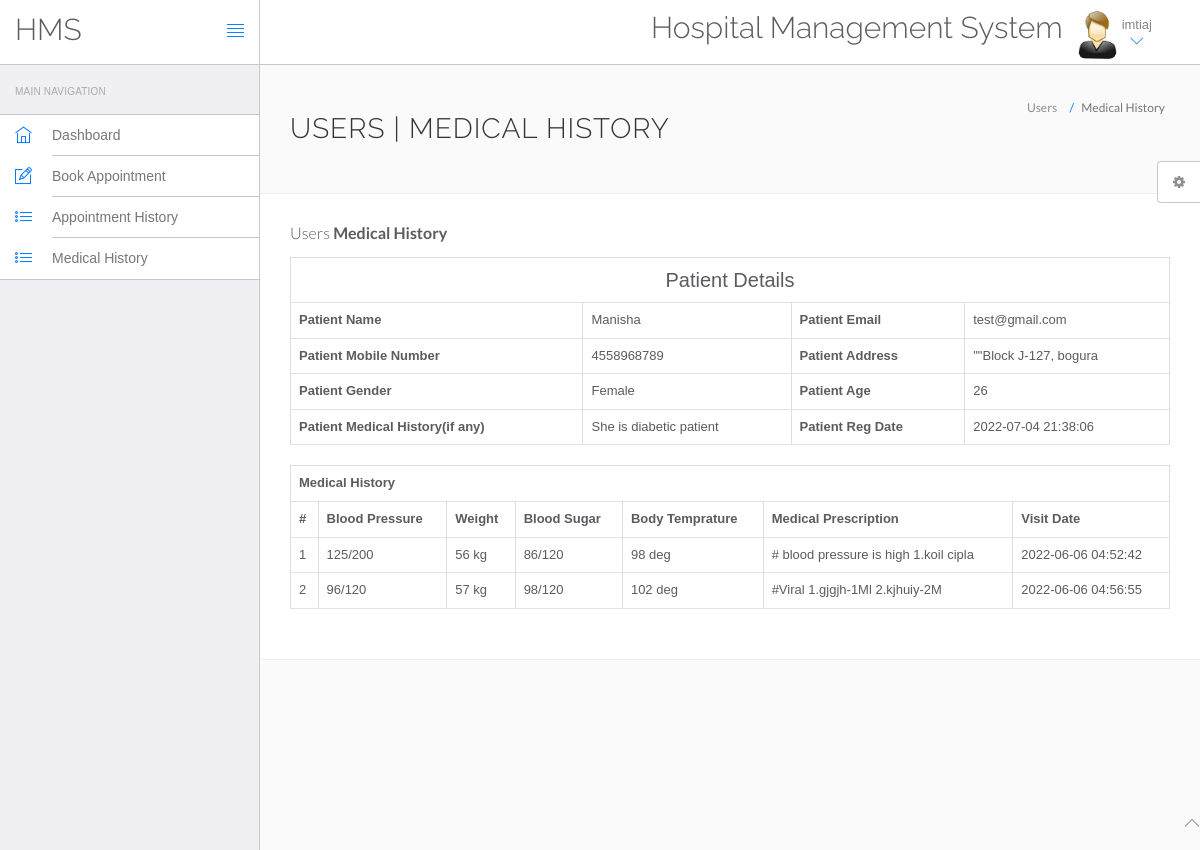
The app's page /hospital/hms/view-medhistory.php?viewid=1 (signed in) with its own data.
### tables this page shows
CREATE TABLE `users` (
  `id` int(11) NOT NULL,
  `fullName` varchar(255) DEFAULT NULL,
  `address` longtext DEFAULT NULL,
  `city` varchar(255) DEFAULT NULL,
  `gender` varchar(255) DEFAULT NULL,
  `email` varchar(255) DEFAULT NULL,
  `password` varchar(255) DEFAULT NULL,
  `regDate` timestamp NULL DEFAULT current_timestamp(),
  `updationDate` timestamp NULL DEFAULT NULL ON UPDATE current_timestamp()
);

CREATE TABLE `tblpatient` (
  `ID` int(10) NOT NULL,
  `Docid` int(10) DEFAULT NULL,
  `PatientName` varchar(200) DEFAULT NULL,
  `PatientContno` bigint(10) DEFAULT NULL,
  `PatientEmail` varchar(200) DEFAULT NULL,
  `PatientGender` varchar(50) DEFAULT NULL,
  `PatientAdd` mediumtext DEFAULT NULL,
  `PatientAge` int(10) DEFAULT NULL,
  `PatientMedhis` mediumtext DEFAULT NULL,
  `CreationDate` timestamp NULL DEFAULT current_timestamp(),
  `UpdationDate` timestamp NULL DEFAULT NULL ON UPDATE current_timestamp()
);

CREATE TABLE `tblmedicalhistory` (
  `ID` int(10) NOT NULL,
  `PatientID` int(10) DEFAULT NULL,
  `BloodPressure` varchar(200) DEFAULT NULL,
  `BloodSugar` varchar(200) NOT NULL,
  `Weight` varchar(100) DEFAULT NULL,
  `Temperature` varchar(200) DEFAULT NULL,
  `MedicalPres` mediumtext DEFAULT NULL,
  `CreationDate` timestamp NOT NULL DEFAULT current_timestamp() ON UPDATE current_timestamp()
);

### hospital/hms/view-medhistory.php (the view, shortened to what this page needs)
<?php
include('include/config.php');
?>
<!DOCTYPE html>
<html lang="en">
	<head>
		<link rel="stylesheet" href="vendor/bootstrap/css/bootstrap.min.css">
		<link rel="stylesheet" href="vendor/fontawesome/css/font-awesome.min.css">
		<link rel="stylesheet" href="vendor/themify-icons/themify-icons.min.css">
		<link href="vendor/animate.css/animate.min.css" rel="stylesheet" media="screen">
		<link href="vendor/perfect-scrollbar/perfect-scrollbar.min.css" rel="stylesheet" media="screen">
		<link href="vendor/switchery/switchery.min.css" rel="stylesheet" media="screen">
		<link href="vendor/bootstrap-touchspin/jquery.bootstrap-touchspin.min.css" rel="stylesheet" media="screen">
		<link href="vendor/select2/select2.min.css" rel="stylesheet" media="screen">
		<link href="vendor/bootstrap-datepicker/bootstrap-datepicker3.standalone.min.css" rel="stylesheet" media="screen">
		<link href="vendor/bootstrap-timepicker/bootstrap-timepicker.min.css" rel="stylesheet" media="screen">
		<link rel="stylesheet" href="assets/css/styles.css">
		<link rel="stylesheet" href="assets/css/plugins.css">
		<link rel="stylesheet" href="assets/css/themes/theme-1.css" id="skin_color" />
	</head>
	<body>
		<div id="app">
<?php include('include/sidebar.php');?>
<div class="app-content">
<?php include('include/header.php');?>
<div class="main-content" >
<div class="wrap-content container" id="container">
<section id="page-title">
<div class="row">
<div class="col-sm-8">
<h1 class="mainTitle">Users | Medical History</h1>
</div>
<ol class="breadcrumb">
<li>
<span>Users</span>
</li>
<li class="active">
<span>Medical History</span>
</li>
</ol>
</div>
</section>
<div class="container-fluid container-fullw bg-white">
<div class="row">
<div class="col-md-12">
<h5 class="over-title margin-bottom-15">Users <span class="text-bold">Medical History</span></h5>
<?php
                               $vid=$_GET['viewid'];
                               $ret=mysqli_query($con,"select * from tblpatient where ID='$vid'");
$cnt=1;
while ($row=mysqli_fetch_array($ret)) {
                               ?>
<table border="1" class="table table-bordered">
 <tr align="center">
<td colspan="4" style="font-size:20px;color:blue">
 Patient Details</td></tr>
    <tr>
    <th scope>Patient Name</th>
    <td><?php  echo $row['PatientName'];?></td>
    <th scope>Patient Email</th>
    <td><?php  echo $row['PatientEmail'];?></td>
  </tr>
  <tr>
    <th scope>Patient Mobile Number</th>
    <td><?php  echo $row['PatientContno'];?></td>
    <th>Patient Address</th>
    <td><?php  echo $row['PatientAdd'];?></td>
  </tr>
    <tr>
    <th>Patient Gender</th>
    <td><?php  echo $row['PatientGender'];?></td>
    <th>Patient Age</th>
    <td><?php  echo $row['PatientAge'];?></td>
  </tr>
  <tr>
    <th>Patient Medical History(if any)</th>
    <td><?php  echo $row['PatientMedhis'];?></td>
     <th>Patient Reg Date</th>
    <td><?php  echo $row['CreationDate'];?></td>
  </tr>
<?php }?>
</table>
<?php
$ret=mysqli_query($con,"select * from tblmedicalhistory  where PatientID='$vid'");
 ?>
<table id="datatable" class="table table-bordered dt-responsive nowrap" style="border-collapse: collapse; border-spacing: 0; width: 100%;">
  <tr align="center">
   <th colspan="8" >Medical History</th>
  </tr>
  <tr>
    <th>#</th>
<th>Blood Pressure</th>
<th>Weight</th>
<th>Blood Sugar</th>
<th>Body Temprature</th>
<th>Medical Prescription</th>
<th>Visit Date</th>
</tr>
<?php
while ($row=mysqli_fetch_array($ret)) {
  ?>
<tr>
  <td><?php echo $cnt;?></td>
 <td><?php  echo $row['BloodPressure'];?></td>
 <td><?php  echo $row['Weight'];?></td>
 <td><?php  echo $row['BloodSugar'];?></td>
  <td><?php  echo $row['Temperature'];?></td>
  <td><?php  echo $row['MedicalPres'];?></td>
  <td><?php  echo $row['CreationDate'];?></td>
</tr>
<?php $cnt=$cnt+1;} ?>
</table>
</div>
</div>
</div>
</div>
</div>
</div>
</div>
	<?php include('include/footer.php');?>
	<?php include('include/setting.php');?>
	</body>
</html>

### hospital/hms/include/header.php (shortened to what this page needs)
<header class="navbar navbar-default navbar-static-top">
					<div class="navbar-header">
						<a class="navbar-brand" href="#">
							<h2 style="padding-top:20% ">HMS</h2>
						</a>
						<a href="#" class="sidebar-toggler pull-right visible-md visible-lg" data-toggle-class="app-sidebar-closed" data-toggle-target="#app">
							<i class="ti-align-justify"></i>
						</a>
					</div>
					<div class="navbar-collapse collapse">
						<ul class="nav navbar-right">
								<li  style="padding-top:2% ">
								<h2>Hospital Management System</h2>
							</li>
							<li class="dropdown current-user">
								<a href class="dropdown-toggle" data-toggle="dropdown">
									<img src="assets/images/images.jpg"> <span class="username">
									<?php $query=mysqli_query($con,"select fullName from users where id='".$_SESSION['id']."'");
while($row=mysqli_fetch_array($query))
{
	echo $row['fullName'];
}
									?> <i class="ti-angle-down"></i></i></span>
								</a>
							</li>
						</ul>
					</div>
				</header>

### hospital/hms/assets/css/themes/theme-1.css (style rules this page uses)
body { background: #FAFAFA; }
header .navbar-header { background: #ffffff !important; border-right-color: #c8c7cc !important; border-bottom-color: #c8c7cc !important; }
header .navbar-header .sidebar-toggler, header .navbar-header .sidebar-mobile-toggler { color: #007aff !important; }
header .navbar-header .navbar-brand { color: #777 !important; }
header .navbar-collapse { background: #ffffff !important; border-bottom-color: #c8c7cc !important; box-shadow: none !important; }
header .navbar-collapse .navbar-right > li > a { color: #777; }
header .navbar-collapse .navbar-right > li > a i { color: #007aff !important; }

### records on screen
users: fullName "imtiaj"
tblpatient: PatientName "Manisha", PatientEmail "test@gmail.com", PatientContno "4558968789", PatientAdd "\"\"Block J-127, bogura", PatientGender "Female", PatientAge "26", PatientMedhis "She is diabetic patient", CreationDate "2022-07-04 21:38:06"
tblmedicalhistory: BloodPressure "125/200", Weight "56 kg", BloodSugar "86/120", Temperature "98 deg", MedicalPres "# blood pressure is high 1.koil cipla", CreationDate "2022-06-06 04:52:42"
tblmedicalhistory: BloodPressure "96/120", Weight "57 kg", BloodSugar "98/120", Temperature "102 deg", MedicalPres "#Viral 1.gjgjh-1Ml 2.kjhuiy-2M", CreationDate "2022-06-06 04:56:55"
